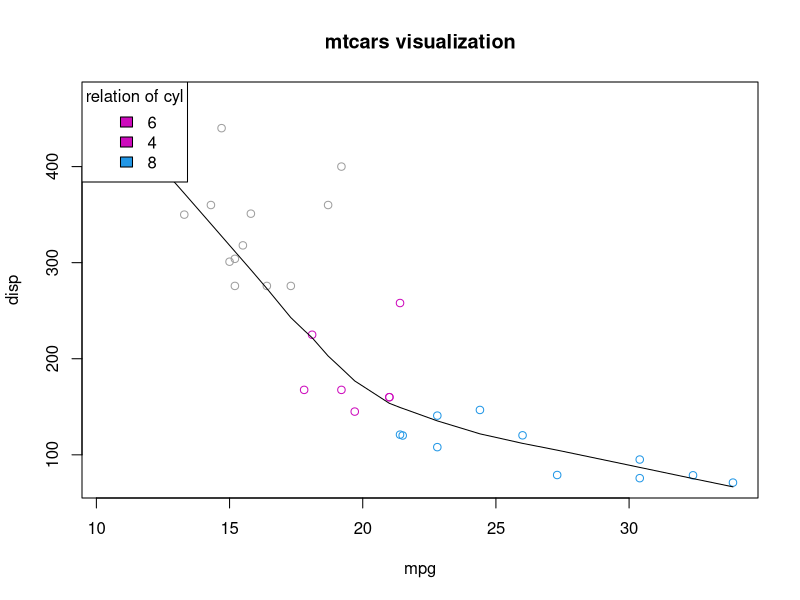

R code for this plot:
data(mtcars)

plot(x=mtcars$mpg,
     y=mtcars$disp,
     col = mtcars$cyl,
     xlab = "mpg",
     ylab = "disp",
     main = "mtcars visualization")

lines(lowess(mtcars$mpg, mtcars$disp), col = "black")

legend("topleft",legend = unique(mtcars$cyl),fill = mtcars$cyl,title = "relation of cyl")


